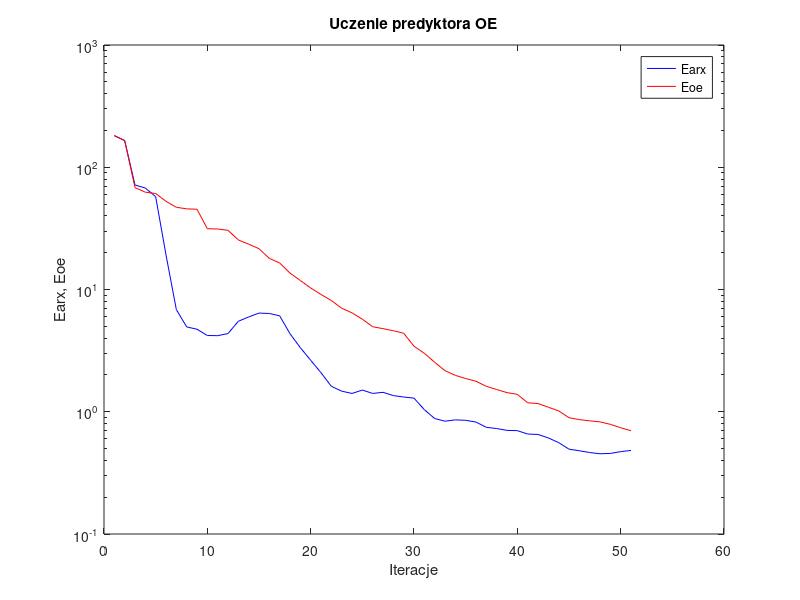
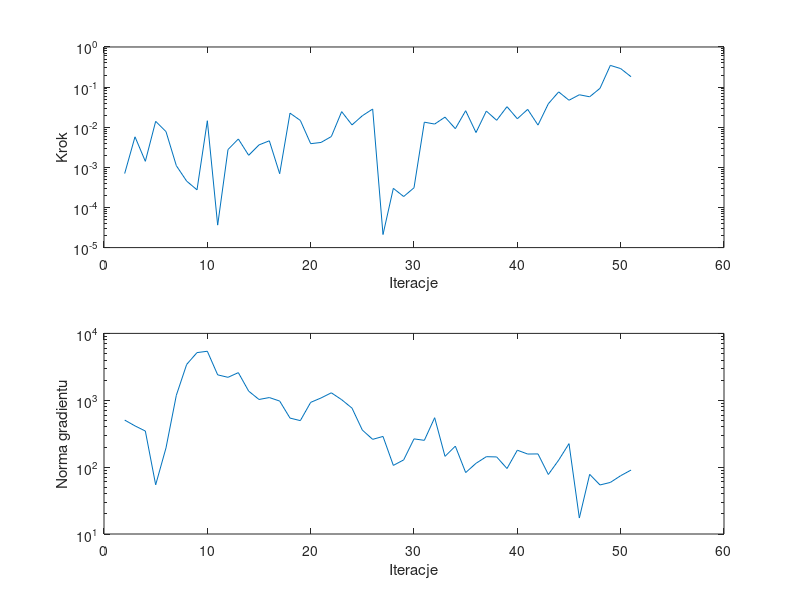

Write the MATLAB code that produced these figures, in order.
%uczenie predyktora oe
clear all;
n=0; farx(n+1)=1.816311e+002; foe(n+1)=1.814509e+002; wspucz(n+1)=0.000000e+000; ng(n+1)=0.000000e+000;
%odnowa zmiennej metryki
n=1; farx(n+1)=1.654802e+002; foe(n+1)=1.649038e+002; krok(n+1)=7.010405e-004; ng(n+1)=5.056044e+002;
n=2; farx(n+1)=7.164963e+001; foe(n+1)=6.817531e+001; krok(n+1)=5.767896e-003; ng(n+1)=4.137138e+002;
n=3; farx(n+1)=6.762291e+001; foe(n+1)=6.252786e+001; krok(n+1)=1.413789e-003; ng(n+1)=3.466644e+002;
n=4; farx(n+1)=5.740137e+001; foe(n+1)=6.099536e+001; krok(n+1)=1.401574e-002; ng(n+1)=5.440890e+001;
n=5; farx(n+1)=1.917966e+001; foe(n+1)=5.265375e+001; krok(n+1)=7.772060e-003; ng(n+1)=1.941098e+002;
n=6; farx(n+1)=6.850864e+000; foe(n+1)=4.706430e+001; krok(n+1)=1.100811e-003; ng(n+1)=1.187765e+003;
n=7; farx(n+1)=4.943116e+000; foe(n+1)=4.567609e+001; krok(n+1)=4.532388e-004; ng(n+1)=3.436021e+003;
n=8; farx(n+1)=4.732073e+000; foe(n+1)=4.533395e+001; krok(n+1)=2.752027e-004; ng(n+1)=5.158719e+003;
n=9; farx(n+1)=4.204216e+000; foe(n+1)=3.141916e+001; krok(n+1)=1.450364e-002; ng(n+1)=5.407739e+003;
n=10; farx(n+1)=4.190709e+000; foe(n+1)=3.125434e+001; krok(n+1)=3.632499e-005; ng(n+1)=2.398656e+003;
n=11; farx(n+1)=4.361357e+000; foe(n+1)=3.049520e+001; krok(n+1)=2.778799e-003; ng(n+1)=2.203668e+003;
n=12; farx(n+1)=5.495569e+000; foe(n+1)=2.543797e+001; krok(n+1)=5.095665e-003; ng(n+1)=2.588758e+003;
n=13; farx(n+1)=5.965370e+000; foe(n+1)=2.347710e+001; krok(n+1)=1.997747e-003; ng(n+1)=1.369311e+003;
n=14; farx(n+1)=6.415359e+000; foe(n+1)=2.156546e+001; krok(n+1)=3.625910e-003; ng(n+1)=1.027532e+003;
n=15; farx(n+1)=6.366269e+000; foe(n+1)=1.796014e+001; krok(n+1)=4.587536e-003; ng(n+1)=1.097676e+003;
n=16; farx(n+1)=6.093203e+000; foe(n+1)=1.648690e+001; krok(n+1)=6.935224e-004; ng(n+1)=9.732493e+002;
n=17; farx(n+1)=4.347014e+000; foe(n+1)=1.361053e+001; krok(n+1)=2.243330e-002; ng(n+1)=5.414583e+002;
n=18; farx(n+1)=3.344968e+000; foe(n+1)=1.185039e+001; krok(n+1)=1.477175e-002; ng(n+1)=4.959519e+002;
n=19; farx(n+1)=2.637140e+000; foe(n+1)=1.029273e+001; krok(n+1)=3.888965e-003; ng(n+1)=9.301194e+002;
n=20; farx(n+1)=2.086921e+000; foe(n+1)=9.113291e+000; krok(n+1)=4.174641e-003; ng(n+1)=1.081685e+003;
n=21; farx(n+1)=1.614719e+000; foe(n+1)=8.126249e+000; krok(n+1)=5.858547e-003; ng(n+1)=1.292471e+003;
n=22; farx(n+1)=1.474235e+000; foe(n+1)=7.029158e+000; krok(n+1)=2.447519e-002; ng(n+1)=1.019479e+003;
n=23; farx(n+1)=1.411369e+000; foe(n+1)=6.441324e+000; krok(n+1)=1.142380e-002; ng(n+1)=7.628820e+002;
n=24; farx(n+1)=1.505162e+000; foe(n+1)=5.719736e+000; krok(n+1)=1.931884e-002; ng(n+1)=3.583334e+002;
n=25; farx(n+1)=1.411811e+000; foe(n+1)=4.958872e+000; krok(n+1)=2.842041e-002; ng(n+1)=2.602848e+002;
%odnowa zmiennej metryki
n=26; farx(n+1)=1.442149e+000; foe(n+1)=4.783648e+000; krok(n+1)=2.114892e-005; ng(n+1)=2.877548e+002;
n=27; farx(n+1)=1.356092e+000; foe(n+1)=4.599468e+000; krok(n+1)=2.996980e-004; ng(n+1)=1.061500e+002;
n=28; farx(n+1)=1.319988e+000; foe(n+1)=4.388643e+000; krok(n+1)=1.874208e-004; ng(n+1)=1.282244e+002;
n=29; farx(n+1)=1.292277e+000; foe(n+1)=3.436144e+000; krok(n+1)=3.093608e-004; ng(n+1)=2.645629e+002;
n=30; farx(n+1)=1.040052e+000; foe(n+1)=3.008442e+000; krok(n+1)=1.336226e-002; ng(n+1)=2.515384e+002;
n=31; farx(n+1)=8.800772e-001; foe(n+1)=2.539469e+000; krok(n+1)=1.199953e-002; ng(n+1)=5.484011e+002;
n=32; farx(n+1)=8.371239e-001; foe(n+1)=2.167979e+000; krok(n+1)=1.785641e-002; ng(n+1)=1.449335e+002;
n=33; farx(n+1)=8.584992e-001; foe(n+1)=1.984476e+000; krok(n+1)=9.201482e-003; ng(n+1)=2.059759e+002;
n=34; farx(n+1)=8.510515e-001; foe(n+1)=1.869812e+000; krok(n+1)=2.580064e-002; ng(n+1)=8.293850e+001;
n=35; farx(n+1)=8.231448e-001; foe(n+1)=1.776498e+000; krok(n+1)=7.366454e-003; ng(n+1)=1.140040e+002;
n=36; farx(n+1)=7.457761e-001; foe(n+1)=1.614593e+000; krok(n+1)=2.527804e-002; ng(n+1)=1.432873e+002;
n=37; farx(n+1)=7.292900e-001; foe(n+1)=1.520759e+000; krok(n+1)=1.488820e-002; ng(n+1)=1.420804e+002;
n=38; farx(n+1)=7.040758e-001; foe(n+1)=1.433907e+000; krok(n+1)=3.252259e-002; ng(n+1)=9.529859e+001;
n=39; farx(n+1)=7.005673e-001; foe(n+1)=1.388190e+000; krok(n+1)=1.625772e-002; ng(n+1)=1.791840e+002;
n=40; farx(n+1)=6.575184e-001; foe(n+1)=1.184133e+000; krok(n+1)=2.788178e-002; ng(n+1)=1.569940e+002;
n=41; farx(n+1)=6.518004e-001; foe(n+1)=1.167239e+000; krok(n+1)=1.131031e-002; ng(n+1)=1.576068e+002;
n=42; farx(n+1)=6.108469e-001; foe(n+1)=1.089326e+000; krok(n+1)=3.847317e-002; ng(n+1)=7.759638e+001;
n=43; farx(n+1)=5.592474e-001; foe(n+1)=1.016477e+000; krok(n+1)=7.596282e-002; ng(n+1)=1.272804e+002;
n=44; farx(n+1)=4.942096e-001; foe(n+1)=8.942031e-001; krok(n+1)=4.703530e-002; ng(n+1)=2.245794e+002;
n=45; farx(n+1)=4.796807e-001; foe(n+1)=8.620490e-001; krok(n+1)=6.442938e-002; ng(n+1)=1.733170e+001;
n=46; farx(n+1)=4.639313e-001; foe(n+1)=8.427607e-001; krok(n+1)=5.737813e-002; ng(n+1)=7.802329e+001;
n=47; farx(n+1)=4.532707e-001; foe(n+1)=8.265020e-001; krok(n+1)=9.326940e-002; ng(n+1)=5.413573e+001;
n=48; farx(n+1)=4.560986e-001; foe(n+1)=7.889698e-001; krok(n+1)=3.477470e-001; ng(n+1)=5.904425e+001;
n=49; farx(n+1)=4.719030e-001; foe(n+1)=7.403315e-001; krok(n+1)=2.894475e-001; ng(n+1)=7.444701e+001;
n=50; farx(n+1)=4.825822e-001; foe(n+1)=6.989970e-001; krok(n+1)=1.818254e-001; ng(n+1)=9.032327e+001;

figure; semilogy(farx,'b'); hold on; semilogy(foe,'r'); xlabel('Iteracje'); ylabel('Earx, Eoe'); legend('Earx','Eoe'); title('Uczenie predyktora OE');
figure; subplot(2,1,1); semilogy(krok); xlabel('Iteracje'); ylabel('Krok');
subplot(2,1,2); semilogy(ng); xlabel('Iteracje'); ylabel('Norma gradientu');
Earx=farx(n+1)
Eoe=foe(n+1)
